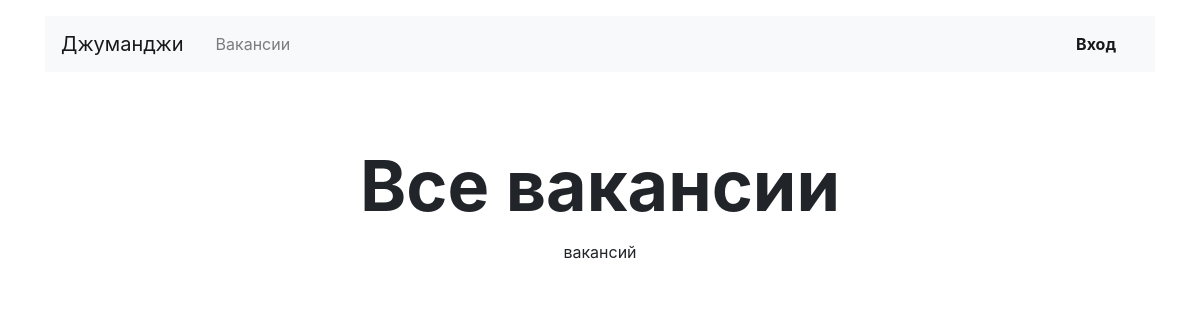
/vacancies/cat/backend/, run on an earlier commit of the app's database.
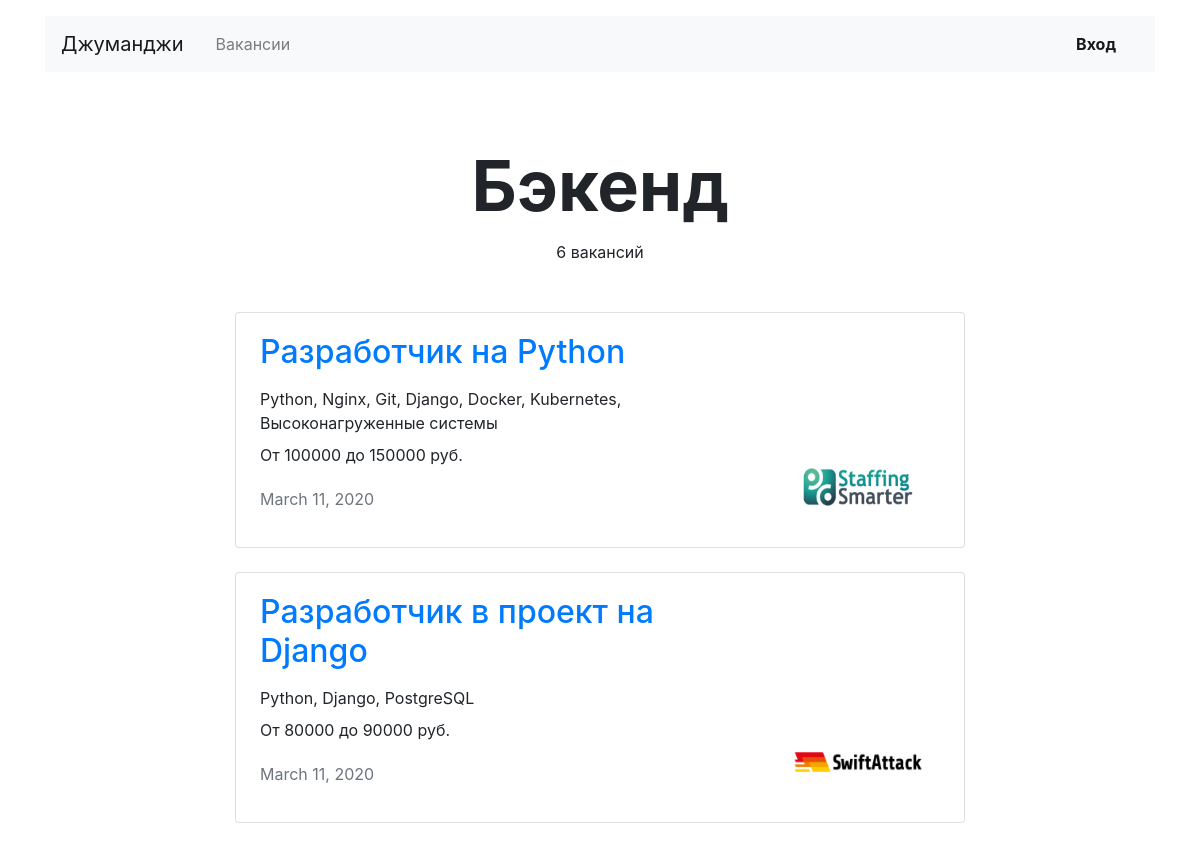
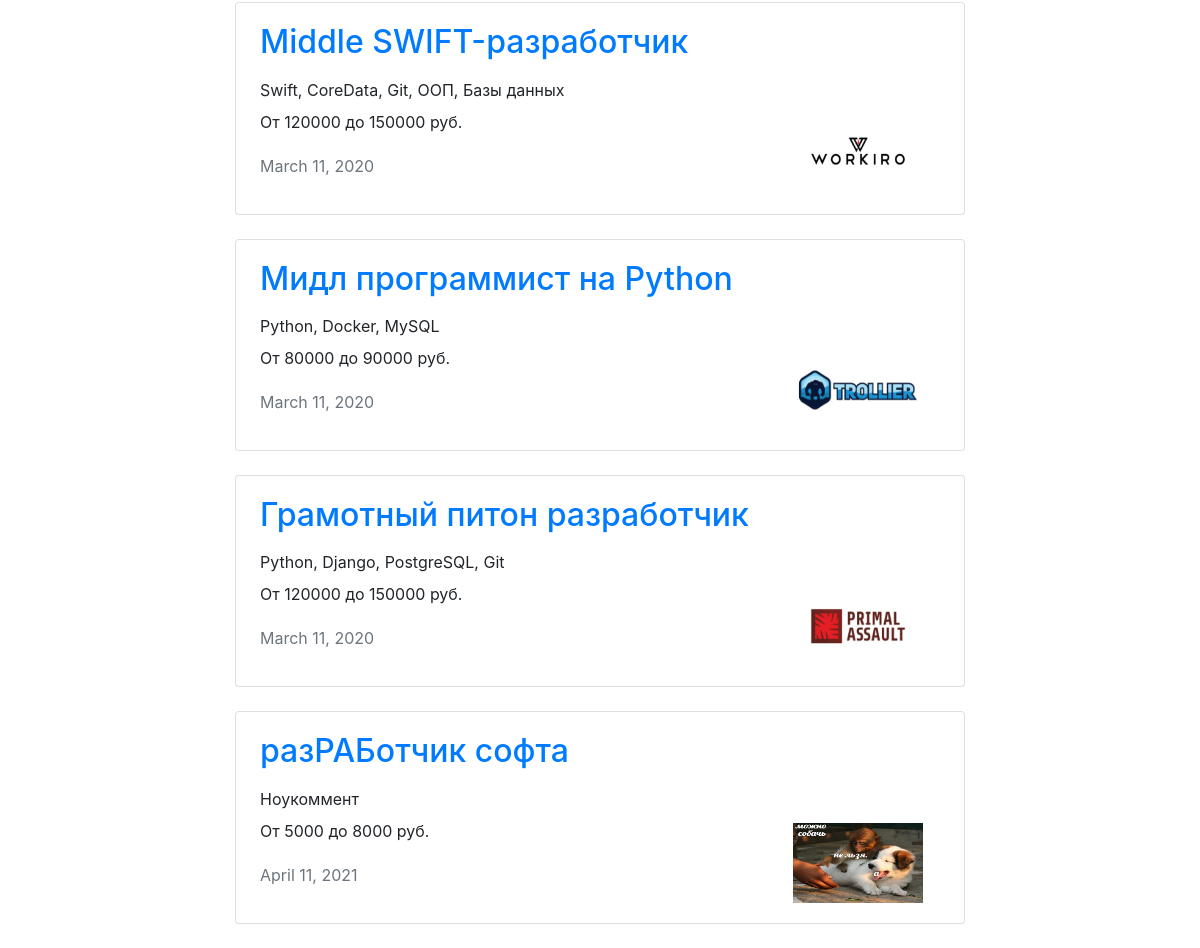
And on a later commit of the database (2 pictures, top to bottom).
### job_app/models.py (models this page shows, shortened)
class Specialty(models.Model):
    code = models.CharField(max_length=32)
    title = models.CharField(max_length=120)
    picture = models.ImageField(
                                upload_to='MEDIA_SPECIALITY_IMAGE_DIR',
                                height_field='height_field',
                                width_field='width_field',
                                default='100x60.gif',
                                )
    height_field = models.PositiveIntegerField(default=60)
    width_field = models.PositiveIntegerField(default=100)

class Vacancy(models.Model):
    title = models.CharField(max_length=120)
    specialty = models.ForeignKey(Specialty, on_delete=models.CASCADE, related_name="vacancies")
    company = models.ForeignKey(Company, on_delete=models.CASCADE, related_name="vacancies")
    skills = models.TextField()
    description = models.TextField()
    salary_min = models.IntegerField()
    salary_max = models.IntegerField()
    published_at = models.DateField(auto_now=True)

class Company(models.Model):
    name = models.CharField(max_length=120)
    location = models.CharField(max_length=120)
    logo = models.ImageField(
                             upload_to='MEDIA_COMPANY_IMAGE_DIR',
                             height_field='height_field',
                             width_field='width_field',
                             default='100x60.gif',
                             blank=True,
                             )
    height_field = models.PositiveIntegerField(default=60, null=True)
    width_field = models.PositiveIntegerField(default=100, null=True)
    description = models.TextField()
    employee_count = models.IntegerField()
    owner = models.ForeignKey(User, on_delete=models.CASCADE, related_name='user', null=True, blank=True)

### job_app/views.py (the view)
# urls.py: path('vacancies/cat/<str:specialty_>/', SpecialtyVacanciesView.as_view(), name="specialty_vacancies"),
class SpecialtyVacanciesView(View):
    def get(self, request, specialty_):
        try:
            specialties = Specialty.objects.filter(code=specialty_)
        except Specialty.DoesNotExist:
            raise Http404
        return render(request, "week3/vacancies.html", context={"specialties": specialties})

### job_app/templates/week3/vacancies.html (shortened to what this page needs)
{% extends 'week3/base.html' %}
{% block container %}
    <main class="container mt-3">
        <section>
        {% if specialties.count <= 1 %}
            {% for specialty in specialties %}
            <h1 class="h1 text-center mx-auto mt-4 pt-5" style="font-size: 70px;"><strong>{{ specialty.title }}</strong></h1>
            <p class="text-center pt-1">{{ specialty.vacancies.count }} вакансий</p>
            <div class="row mt-5">
                <div class="col-12 col-lg-8 offset-lg-2 m-auto">
                    {% for vacancy in specialty.vacancies.all %}
                        <div class="card mb-4">
                            <div class="card-body px-4">
                                <div class="row">
                                    <div class="col-12 col-md-8 col-lg-9">
                                        <a href="{% url 'vacancy' vacancy=vacancy.id %}"><h2 class="h2 pb-2">{{ vacancy.title }} </h2></a>
                                        <p class="mb-2">{{ vacancy.skills }}</p>
                                        <p>От {{ vacancy.salary_min }} до {{ vacancy.salary_max }} руб.</p>
                                        <p class="text-muted pt-1">{{ vacancy.published_at }}</p>
                                    </div>
                                    <div class="col-12 col-md-4 col-lg-3 d-flex align-items-end">
                                        <a href="{% url 'company' vacancy.company.id %}">
                                            <img src="{{ vacancy.company.logo.url }}" width="130"
                                                 height="80" alt="Oops, sorry for that"></a>
                                    </div>
                                </div>
                            </div>
                        </div>
                    {% endfor %}
                </div>
                </div>
            {% endfor %}
        {% else %}
            <h1 class="h1 text-center mx-auto mt-4 pt-5" style="font-size: 70px;"><strong>Все вакансии</strong></h1>
            <p class="text-center pt-1">{{ vacancies.count }} вакансий</p>
        {% endif %}
        </section>
    </main>
{% endblock %}

What changed in the data, as far as the page shows it:
added Specialty: title "Бэкенд", vacancies.count "6"
now on this page (row edited): Vacancy: title "Разработчик на Python", skills "Python, Nginx, Git, Django, Docker, Kubernetes, Высоконагруженные системы", salary_min "100000", salary_max "150000", published_at "March 11, 2020", company.logo (picture)
now on this page (row edited): Vacancy: title "Разработчик в проект на Django", skills "Python, Django, PostgreSQL", salary_min "80000", salary_max "90000", published_at "March 11, 2020", company.logo (picture)
now on this page (row edited): Vacancy: title "Middle SWIFT-разработчик", skills "Swift, CoreData, Git, ООП, Базы данных", salary_min "120000", salary_max "150000", published_at "March 11, 2020", company.logo (picture)
now on this page (row edited): Vacancy: title "Мидл программист на Python", skills "Python, Docker, MySQL", salary_min "80000", salary_max "90000", published_at "March 11, 2020", company.logo (picture)
now on this page (row edited): Vacancy: title "Грамотный питон разработчик", skills "Python, Django, PostgreSQL, Git", salary_min "120000", salary_max "150000", published_at "March 11, 2020", company.logo (picture)
added Vacancy: title "разРАБотчик софта", skills "Ноукоммент", salary_min "5000", salary_max "8000", published_at "April 11, 2021", company.logo (picture)
Also different on the page:
text no longer shown: "Все вакансии вакансий"
